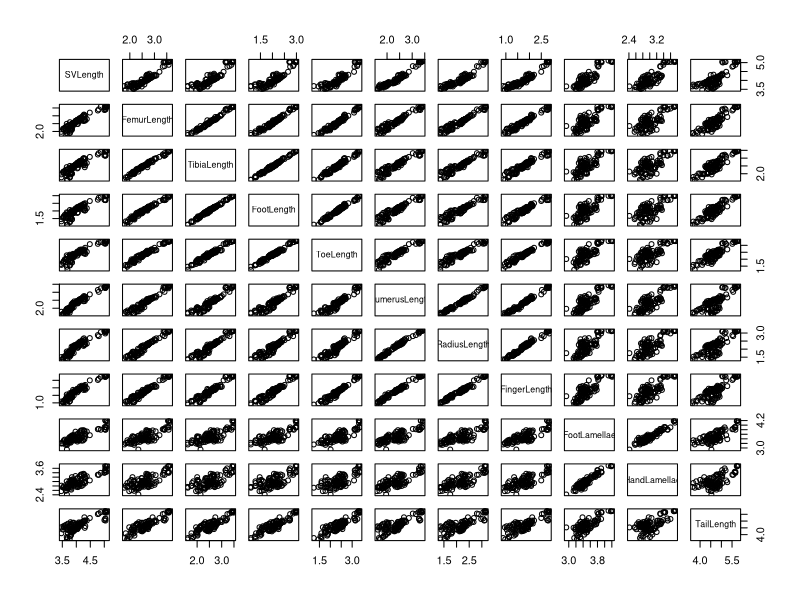
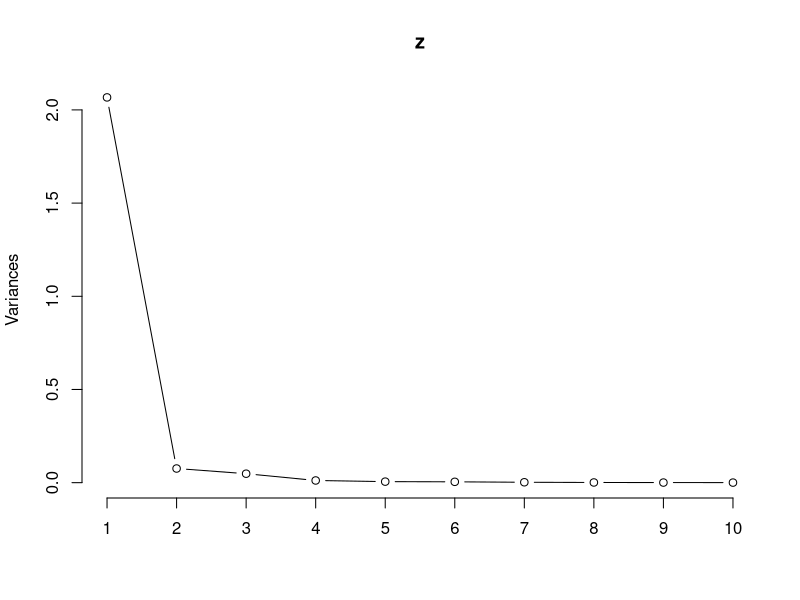
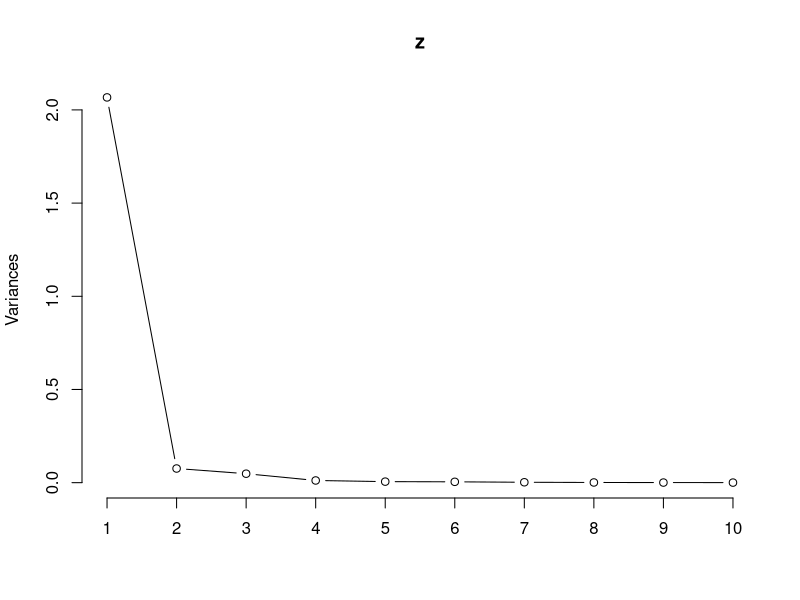
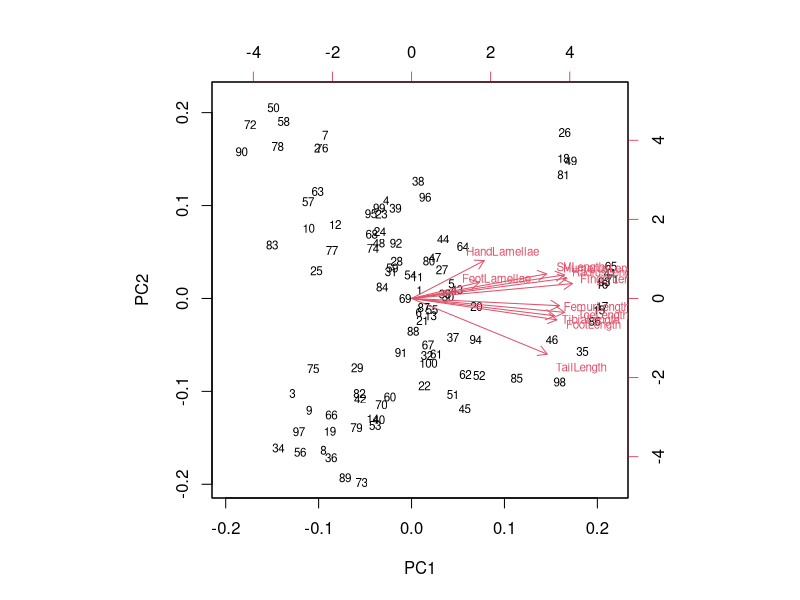

Write the R code that produced these figures, in order.
library(tidyverse)
anolis <- read.csv("./data/anolis.convergence.csv", stringsAsFactors = TRUE )
str(anolis)

# Which variables are most strongly correlated with one another?
pairs(~ SVLength + FemurLength + TibiaLength + FootLength + ToeLength +  HumerusLength + 
        RadiusLength + FingerLength + FootLamellae + HandLamellae + TailLength, data = anolis)

anolis_num <- anolis %>% 
  select(SVLength, FemurLength, TibiaLength, FootLength, ToeLength, HumerusLength,
           RadiusLength, FingerLength, FootLamellae, HandLamellae, TailLength)
# Carry out a principal components analysis on the Anolis species mean measurements

# check that variances of each trait is on the same order of magnitude
v <- cov(anolis_num)
v <- var(anolis_num)

z <- prcomp(anolis[ ,4:ncol(anolis)])  

# Examine the proportion of variance explained by each principal component.
summary(z)                 # square root of eigenvalues, variance proportions

# What are eigenvalues? Create a scree plot to visualize the magnitudes of the eigenvalues
print(z)                   # square root of eigenvalues; eigenvectors too
plot(z, type= "lines")     # "scree" plot of eigenvalues
screeplot(z, type="lines") # same
z$sdev^2                   # eigenvalues (variances)

# Create a biplot to visualize the contribution of traits to the first two principal components. 
biplot(z, cex = 0.7)
# Which traits contribute most to PC1? Which vary most with PC2?
max(abs(z$rotation[ ,1])) == abs(z$rotation[ ,1])
max(abs(z$rotation[ ,2])) == abs(z$rotation[ ,2])

# Examine and interpret the eigenvectors for the first two principal components. 
z$rotation                 # eigenvectors (with trait loadings)
# Which variables contribute the most to the first two principal components? 
max(abs(z$rotation[ ,1]) + abs(z$rotation[ ,2])) == abs(z$rotation[ ,1]) + abs(z$rotation[ ,2])
# Can any of the principal components be interpreted as a general “size” variable? 
# Which one? How much of the variance does it account for?

# Compare the eigenvectors for the first two principal components to the biplot you generated for these same two components. Do you see a correspondence?
z$rotation[ ,1:2]       

# Save the scores for the first four principal components, the measurements of every individual along these principal axes, into the Anolis data frame.
pc_first_four <- predict(z)
anolis[ ,15:18] <- pc_first_four[ ,1:4]

colnames(anolis)[15:18] <- c("PC1", "PC2", "PC3", "PC4")
